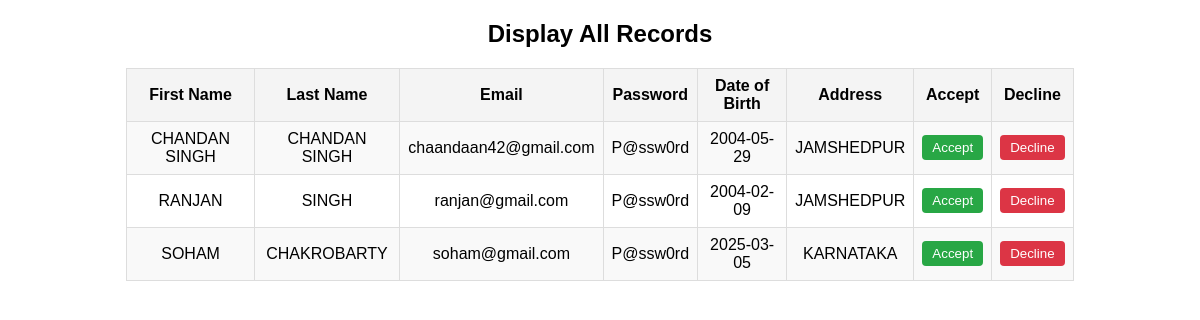
Page /php/admin.php on the earlier database version.
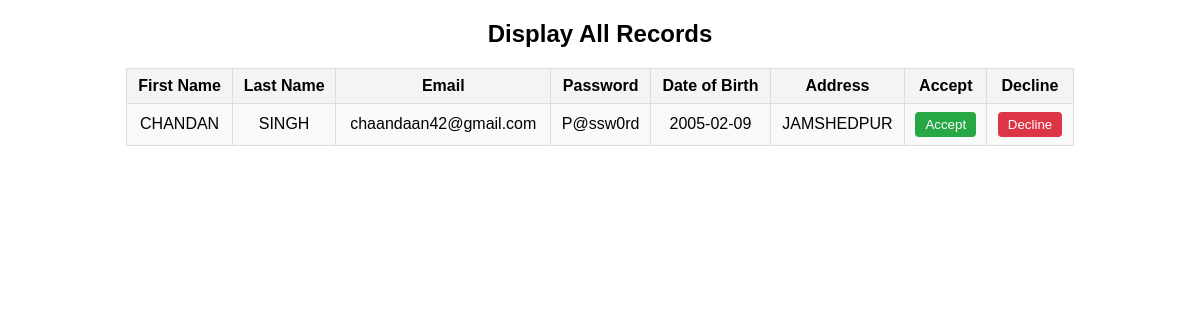
Same page on the later database version.
### tables this page shows
CREATE TABLE `user` (
  `ID` int(12) NOT NULL,
  `FirstName` varchar(30) NOT NULL,
  `LastName` varchar(30) NOT NULL,
  `Phone` bigint(10) NOT NULL,
  `Mail` varchar(30) NOT NULL,
  `Password` varchar(16) NOT NULL,
  `DOB` date NOT NULL,
  `City` varchar(20) NOT NULL
);

### php/admin.php (the view, shortened to what this page needs)
<!DOCTYPE html>
<html lang="en">
<head>
</head>
<body>
<?php
include 'signup.php';
$query = "SELECT * FROM user";
$run = mysqli_query($con, $query);
$count = mysqli_num_rows($run);
if ($count > 0) {
?>
    <h2 style="text-align: center;">Display All Records</h2>
    <table>
        <tr>
            <th>First Name</th>
            <th>Last Name</th>
            <th>Email</th>
            <th>Password</th>
            <th>Date of Birth</th>
            <th>Address</th>
            <th>Accept</th>
            <th>Decline</th>
        </tr>
        <?php while ($call = mysqli_fetch_assoc($run)) { ?>
            <tr id="row-<?php= $call['id']; ?>">
                <td><?= htmlspecialchars($call['FirstName']); ?></td>
                <td><?= htmlspecialchars($call['LastName']); ?></td>
                <td><?= htmlspecialchars($call['Mail']); ?></td>
                <td><?= htmlspecialchars($call['Password']); ?></td>
                <td><?= htmlspecialchars($call['DOB']); ?></td>
                <td><?= htmlspecialchars($call['City']); ?></td>
                <td>
                    <button class="accept" onclick="handleAction('accept', <?php= $call['id']; ?>)">Accept</button>
                </td>
                <td>
                    <button class="decline" onclick="handleAction('decline', <?php= $call['id']; ?>)">Decline</button>
                </td>
            </tr>
        <?php } ?>
    </table>
<?php
} else {
    echo "<p style='text-align: center;'>No records found</p>";
}
?>
</body>
</html>

### php/admin.php (style rules this page uses)
body { font-family: Arial, sans-serif; }
table { border-collapse: collapse; width: 80%; margin: 20px auto; }
th, td { border: 1px solid #ddd; padding: 8px; text-align: center; }
th { background-color: #f4f4f4; }
tr:nth-child(even) { background-color: #f9f9f9; }
button { padding: 5px 10px; border: none; border-radius: 4px; cursor: pointer; }
.accept { background-color: #28a745; color: white; }
.decline { background-color: #dc3545; color: white; }

Differences in the rows shown:
removed user: FirstName "CHANDAN SINGH", LastName "CHANDAN SINGH", Mail "chaandaan42@gmail.com", Password "P@ssw0rd", DOB "2004-05-29", City "JAMSHEDPUR"
removed user: FirstName "RANJAN", LastName "SINGH", Mail "ranjan@gmail.com", Password "P@ssw0rd", DOB "2004-02-09", City "JAMSHEDPUR"
removed user: FirstName "SOHAM", LastName "CHAKROBARTY", Mail "soham@gmail.com", Password "P@ssw0rd", DOB "2025-03-05", City "KARNATAKA"
added user: FirstName "CHANDAN", LastName "SINGH", Mail "chaandaan42@gmail.com", Password "P@ssw0rd", DOB "2005-02-09", City "JAMSHEDPUR"
